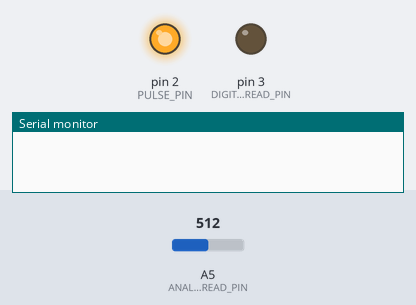
Bench run of a sketch on a simulated Arduino Uno, built with avr-gcc and run on an emulated ATmega328P. Shown: output pins drawn as LEDs (lit = HIGH), the last lines printed to the serial monitor. Inputs (shaded band) come from the test bench; at power-on: A5 (ANALOG_READ_PIN) = 512.

Above: at 1.3 s.
1.4 s: A5 (ANALOG_READ_PIN) set to 635
2.9 s: A5 (ANALOG_READ_PIN) set to 665
At 3.3 s:
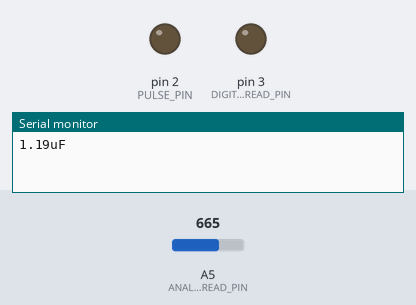
5.4 s: A5 (ANALOG_READ_PIN) set to 511
At 6.6 s:
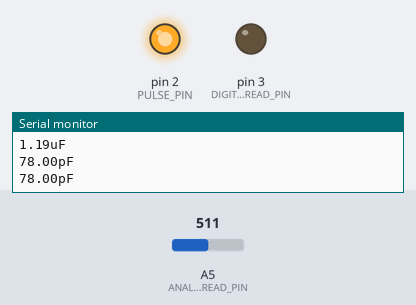
7.4 s: A5 (ANALOG_READ_PIN) set to 716
At 7.9 s:
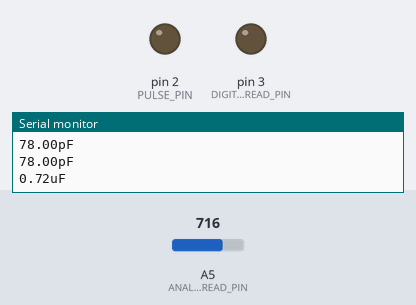
Timing chart, 0 to 9.9 s (numbered marks = the images above; inputs shaded):
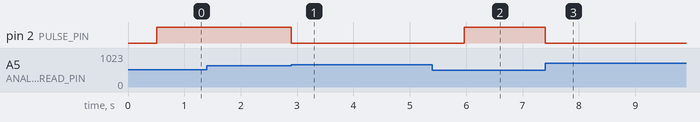

The sketch:

CapacitorsValues.ino
```cpp
/*
  Created by Toshihiko Arai.
  https://101010.fun/iot/arduino-measure-capacitance.html
*/
#include <Arduino.h>

const int PULSE_PIN = 2;
const int DIGITAL_READ_PIN = 3;
const int ANALOG_READ_PIN = 5;

const double E = 5.06; // GPIO電圧実測値
const double R = 2000000.0; // 2MΩ
const double V = E * 0.632;

void setup()
{
  Serial.begin(9600);
  pinMode(PULSE_PIN, OUTPUT);
  digitalWrite(PULSE_PIN, LOW);
}

void discharge() {
  pinMode(DIGITAL_READ_PIN, OUTPUT);
  digitalWrite(DIGITAL_READ_PIN, LOW);
  delay(500);
  pinMode(DIGITAL_READ_PIN, INPUT);
  delay(10);
}

unsigned long charge() {
  digitalWrite(PULSE_PIN, HIGH);
  return micros();
}

void loop() {
  discharge();

  unsigned long time_start = charge();

  double volts = 0;
  while (volts < V)
  {
    volts = double(analogRead(ANALOG_READ_PIN)) / 1023.0 * E;
  }

  double T = micros() - time_start; // T: 時定数
  double c;
  char *farad = "uF";

  if (T < 2500)
  {
    c = T / R * 1000000; // pFに対応
    farad = "pF";
  }
  else if (T < 50000)
  {
    c = T / R * 1000; // nFに対応
    farad = "nF";
  }
  else
  {
    c = T / R; // uF
  }


  Serial.print(c);
  Serial.print(farad);

  Serial.println();
  digitalWrite(PULSE_PIN, LOW);
  discharge();

}
```

Measured:
- the behaviour switches between 646 and 647 on A5 (ANALOG_READ_PIN) (found by bisection; images 0 and 1)
- after the input at 1.4 s, every drawn part: stays the same
- after the input at 2.9 s, pin 2 (PULSE_PIN): HIGH → LOW at once
- after the input at 5.4 s, pin 2 (PULSE_PIN): LOW → HIGH after 0.56 s
- after the input at 7.4 s, pin 2 (PULSE_PIN): HIGH → LOW at once
